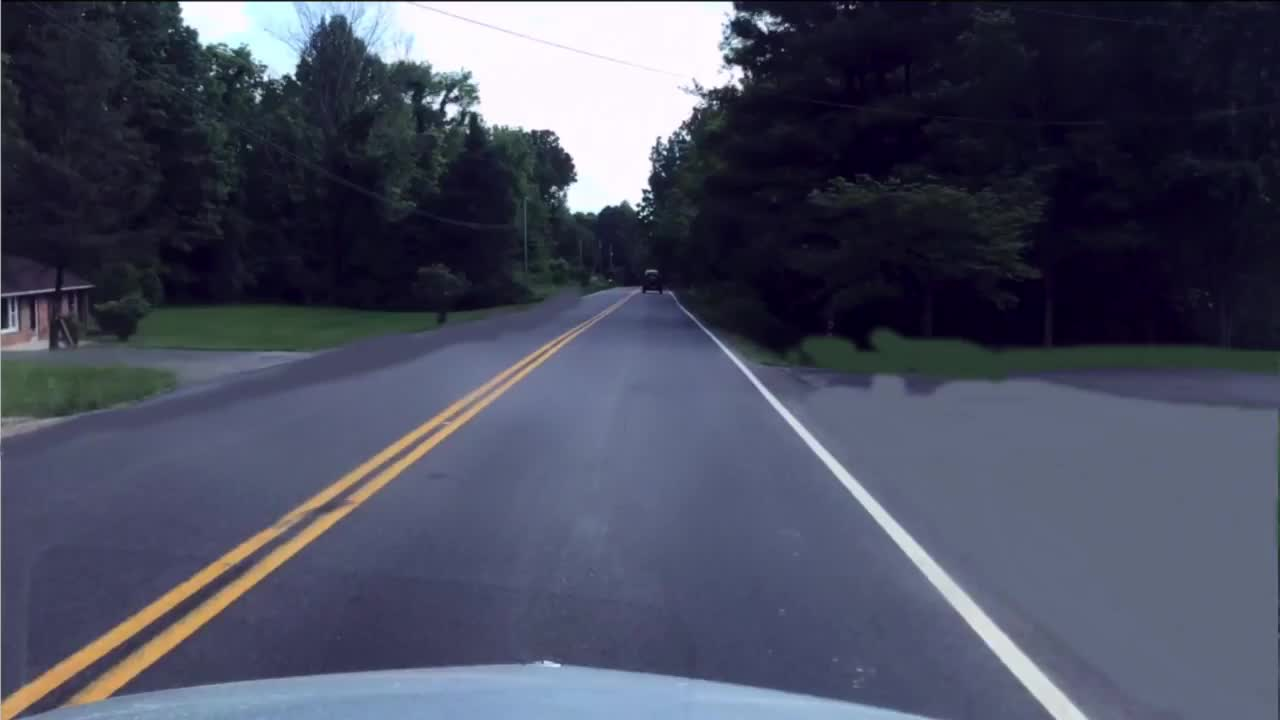
#> input picture Chapter 05. Image segmentation/images/car.png, 1280 x 720 px
$ jupyter execute '5.2 Contour-based techniques.ipynb'   (older library calls are emulated)
#> lines starting #> are read from the running program, lines starting #| are printed output that depends on the picture; after the words box and inside, x2 and y2 are one past the last pixel; in counts of white or black regions, pixels touching at a corner belong together
# 5.2 Contour-based techniques for image segmentation

In the previous chapter we had fun with region based techniques for image segmentation, where the resulting segments cover the entire image. In this want we are going to experience **contour-based techniques**, whose are based on detecting specific contours in the image (e.g. circles). In this context, image contours are defined as edge pixels that enclose a region.

Contour-based techniques could be roughly classified into:
- **Local tecniques.**
   - LoG + zero crossing.
   - Edge following (Canny operator).
- **Global techniques.**
   - Hough transform.

This notebook will cover the **Hough transform** (section 5.2.1), a contour-based technique that can be used for detecting regions with an arbitrary shape in images.

## Problem context - Self-driving car

A prestigious company located at PTA (The Andalusia Technology Park) is organizing a [hackathon](https://en.wikipedia.org/wiki/Hackathon) for this year in order to motivate college students to make further progress in the autonomous cars field. Computer vision students in UMA decided to take part in it, but the organizers have posed an initial basic task to guarantee that participants have expertise in image processing techniques.

This way, the company sent to students a task for **implementing a basic detector road lane lines using OpenCV in python**. We are lucky! These are two tools that we know well ;).

Detecting lines in a lane is a fundamental task for autonomous vehicles while driving on the road. It is the building block to other path planning and control actions like breaking and steering.

So here we are! We are going to detect road lane lines using Hough transform in OpenCV.$\\[5pt]$

$\\[10pt]$

[cell 1]
import numpy as np
import cv2
import math
import matplotlib.pyplot as plt
import matplotlib
import scipy.stats as stats

matplotlib.rcParams['figure.figsize'] = (10.0, 10.0)
images_path = './images/'

## 5.2.1 Hough transform

The **Hough Transform** if a technique for the detection of arbitrary shapes in an image. For that, such shapes must be expressed in an analytical form (**classic Hough**), e.g. lines, circles, ellipses, etc., or in a numerical form (**generalized Hough**) where the shape is given by a table. Since our goal is to detect lines, we will focus here on analytically expressed shapes.

Specifically, a line can be represented analytically as:

$$y = mx + n$$

or in its parametric form, as:

$$\rho = x \cos \theta + y \sin \theta$$

where $\rho$ is the perpendicular distance from the origin $(0,0)$ to the line, and $\theta$ is the angle formed by this perpendicular line and horizontal axis measured in counter-clockwise. Thereby, we are going to represent lines using the pair of parameters $(\rho, \theta)$.

$\\[5pt]$

The Hough transform works by a voting procedure, which is carried out in a parameter space ($\rho,\theta$ in our case). It works as follows:

1. **Build an accumulator matrix**, where rows index the possible values of $\rho$, and columns those for $\theta$. *For example, if the possible values for $\rho$ are $0, 1, 2, \ldots d$ (where $d$ is the max distance e.g. diagonal size of the image) and those for $\theta$ are $0, 1, 2 \ldots 179$, the matrix shape would be $(d,180)$.*
2. **Binarize the input image** to obtain pixels that are candidates to belong to the shape contours (e.g. by applying an edge detector).
3. For each candidate (white pixel):
   1. **Evaluate**: Since the point coordinates $(x,y)$ are known, place them in the line parametric form and iterate over the possible values of $\theta$ to obtain the values for $\rho$. In the previous example $\rho_i = x \cos \theta_i + y \sin \theta_i, \forall i\in[0,180]$
   2. **Vote**: For every obtained pair $(\rho_i, \theta_i)$ increment by one the value of its associated cell in the accumulator.
4. Finally, **obtain the shape candidates** by setting a threshold to control how many votes needs a pair $(\rho, \theta)$  to be considered a line, and by applying local maxima in the accumulator space. $\\[10pt]$

$\\[2pt]$
<center><i>Left, image space. Right, parameter space illustrating the evoluation of the votes. Note that in this example $\theta$ have only 8 possible values.</i></center>

The idea behind this algorithm is that when a pixel in the image space votes for all the lines that go through it in the parameter space, when a second pixel belonging to the same line votes, then the line connecting both pixels would have two votes.

#### <font color="orange">OpenCV pill</font>

OpenCV implements the method [`cv2.HoughLines()`](https://docs.opencv.org/4.2.0/dd/d1a/group__imgproc__feature.html#ga46b4e588934f6c8dfd509cc6e0e4545a) for detecting lines using the Hough transform. However, prior to its usage, and as commented in the `step 1.` of the algorithm, it is needed a binary image. For that we are going to resort to our old friend the Canny algorithm, so the detected edges will be the white pixes in the binary image.

As we now, noisy images seriously hamper the performance of computer vision techniques, and since [cv2.Canny](https://docs.opencv.org/4.2.0/dd/d1a/group__imgproc__feature.html#ga04723e007ed888ddf11d9ba04e2232de) does not include blurring, we provide here a method called `gaussian_smoothing()` to assist you.

[cell 2]
def gaussian_smoothing(image, sigma, w_kernel):
    """ Blur and normalize input image.

        Args:
            image: Input image to be binarized
            sigma: Standard deviation of the Gaussian distribution
            w_kernel: Kernel aperture size

        Returns:
            binarized: Blurred image
    """

    # Define 1D kernel
    s=sigma
    w=w_kernel
    kernel_1D = [np.exp(-z*z/(2*s*s))/np.sqrt(2*np.pi*s*s) for z in range(-w,w+1)]

    # Apply distributive property of convolution
    kernel_2D = np.outer(kernel_1D,kernel_1D)

    # Blur image
    smoothed_img = cv2.filter2D(image,cv2.CV_8U,kernel_2D)

    # Normalize to [0 254] values
    smoothed_norm = np.array(image.shape)
    smoothed_norm = cv2.normalize(smoothed_img,None, 0, 255, cv2.NORM_MINMAX)

    return smoothed_norm

### **<span style="color:green"><b><i>ASSIGNMENT 1: Detecting lines with Hough</i></b></span>**

**Your first task is** to apply [`cv2.HoughLines()`](https://docs.opencv.org/4.2.0/dd/d1a/group__imgproc__feature.html#ga46b4e588934f6c8dfd509cc6e0e4545a) to the image `car.png`, a test image taken from the frontal camera of a car. Draw the resultant lines using [`cv2.line()`](https://docs.opencv.org/4.2.0/d6/d6e/group__imgproc__draw.html#ga7078a9fae8c7e7d13d24dac2520ae4a2).

The main inputs of `cv2.HoughLines()` are:

- image: binary input image
- rho: distance resolution of the accumulator in pixels (usually 1, it may be bigger for high resolution images)
- theta: angle resolution of the accumulator in radians. (usually $\frac{\pi}{180}$)$\\[2pt]$
- threshold: only line candidates having a number of votes $>$ threshold are returned.

And it returns:
- a  $( n\_lines x 2 )$ array containing, in each row, the parameters of each detected line.

*Note that, for drawing the lines, you have to [transform the resultant lines](https://answers.opencv.org/question/21132/draw-the-lines-detected-by-cvhoughlines/) from the $(\rho, \theta)$ space to Cartesian coordinates.*

[cell 3]
# Assignment 1
# Read the image
image = cv2.imread(images_path + "car.png",-1)
#> image is the input picture: shape (720, 1280, 3); mean B, G, R 94.7, 76.1, 72.6

# Convert to RGB and get gray image
image = cv2.cvtColor(image, cv2.COLOR_BGR2RGB)
gray = cv2.cvtColor(image, cv2.COLOR_RGB2GRAY)
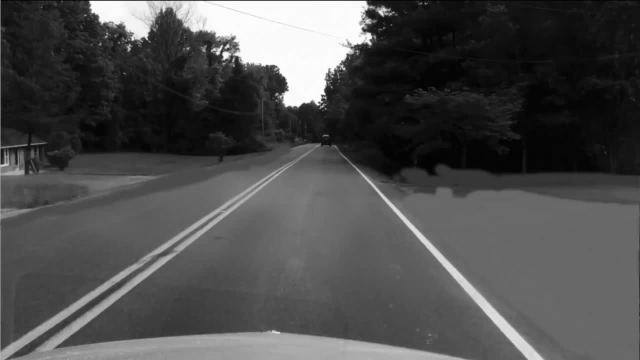
#> gray: shape (720, 1280) (shown at 1/2 size); min 1, max 255, mean 77.2

# Blur the gray image
gray = gaussian_smoothing(gray,2,5)

# Apply Canny algorithm
edges = cv2.Canny(gray,100,200,apertureSize = 3)
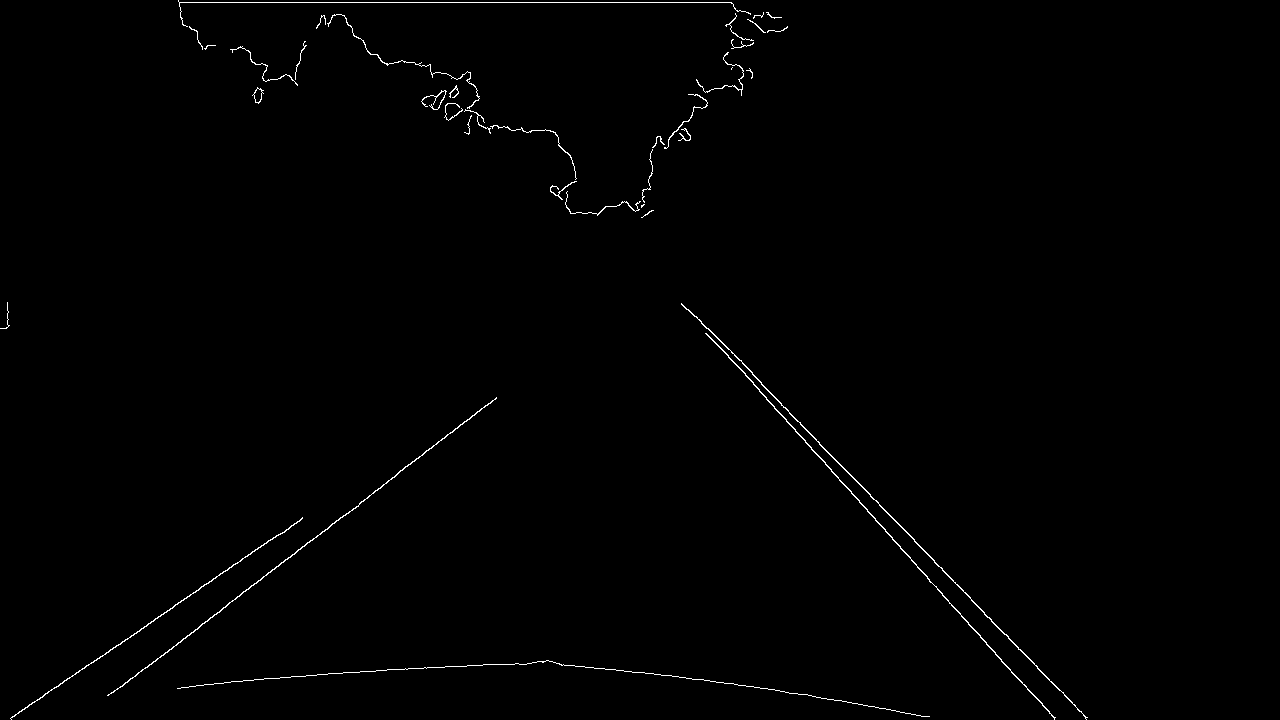
#> edges: shape (720, 1280); 0.64% white in thin lines or dots, all inside (x1, y1, x2, y2) = (0, 0, 1088, 720)

# Search for lines using Hough transform
lines = cv2.HoughLines(edges, rho=1, theta=np.pi / 180, threshold=150)
#> lines = [[2, 1.57], [-303, 2.41], [-282, 2.37], [-262, 2.36], [617, 0.908], [600, 0.977], [596, 0.96], [689, 1.52], [695, 1.5], [-264, 2.36]]

# For each line
for i in range(0, len(lines)):

    # Transform from polar coordinates to cartesian coordinates
    rho = lines[i][0][0]
    theta = lines[i][0][1]

    a = math.cos(theta)
    b = math.sin(theta)

    x0 = a * rho
    y0 = b * rho

    # Get two points in that line
    pt1 = (int(x0 + 2000*(-b)), int(y0 + 2000*(a)))
    pt2 = (int(x0 - 2000*(-b)), int(y0 - 2000*(a)))

    # Draw the line in the RGB image
    cv2.line(image, pt1, pt2, (255,0,0), 3, cv2.LINE_AA)
#> this loop made 10 passes
#> (rho, theta, a, b, x0, y0, pt1, pt2) on passes 1 to 6: (2, 1.57, -4.37e-08, 1, -8.74e-08, 2, (-2000, 1), (1999, 2)), (-303, 2.41, -0.743, 0.669, 225.2, -202.7, (-1113, -1689), (1563, 1283)), (-282, 2.37, -0.719, 0.695, 202.9, -195.9, (-1186, -1634), (1592, 1242)), (-262, 2.36, -0.707, 0.707, 185.3, -185.3, (-1228, -1599), (1599, 1228)), (617, 0.908, 0.616, 0.788, 379.9, 486.2, (-1196, 1717), (1955, -745)), (600, 0.977, 0.559, 0.829, 335.5, 497.4, (-1322, 1615), (1993, -620))
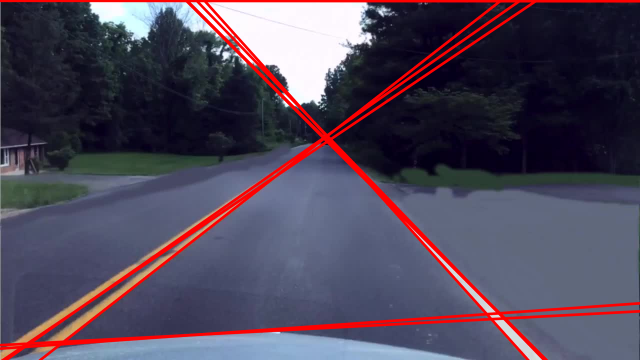
#> image: shape (720, 1280, 3) (shown at 1/2 size); mean R, G, B 80.5, 70.8, 88.7

# Show resultant image
plt.imshow(image)

### 5.1.2.1 Probabilistic Hough transform

For high-resolution images and large accumulator sizes the Hough transform may need long execution times. However, in applications like autonomous cars a fast execution is mandatory. For example, having a car moving at 100km/h covers $\sim28$ meters in a second. Imagine how much lines can change in that time!

#### <font color="orange">OpenCV pill</font>

OpenCV provides with the method [`cv2.HoughLinesP()`](https://docs.opencv.org/4.2.0/dd/d1a/group__imgproc__feature.html#ga8618180a5948286384e3b7ca02f6feeb) a more complex implementation of the Hough Line Transform, which is called **probabilistic Hough Transform**. This alternative doesn’t take all the points into account, but a random subset of them that are still enough for line detection. This also results in smaller thresholds when deciding if a line exists or not.

### **<span style="color:green"><b><i>ASSIGNMENT 2: Another option for detecting lines</i></b></span>**

Apply [`cv2.HoughLinesP()`](https://docs.opencv.org/4.2.0/dd/d1a/group__imgproc__feature.html#ga8618180a5948286384e3b7ca02f6feeb) to the image `car.png` and draw the detected lines.

This function returns:
- line segments $((x1,y1),(x2,y2))$ instead of the line equation parameters.

For that, two additional arguments are needed:
- minLineLength: line segments shorter than that are rejected.
- maxLineGap: maximum allowed gap between points on the same line to link them.

[cell 4]
# Assigment 2
# Read the image
image = cv2.imread(images_path + "car.png",-1)

# Convert to RGB and get gray image
image = cv2.cvtColor(image, cv2.COLOR_BGR2RGB)
gray = cv2.cvtColor(image, cv2.COLOR_RGB2GRAY)

# Blur the gray image
gray = gaussian_smoothing(gray,1,2)

# Apply Canny algorithm
edges = cv2.Canny(gray,100,200,apertureSize = 3)
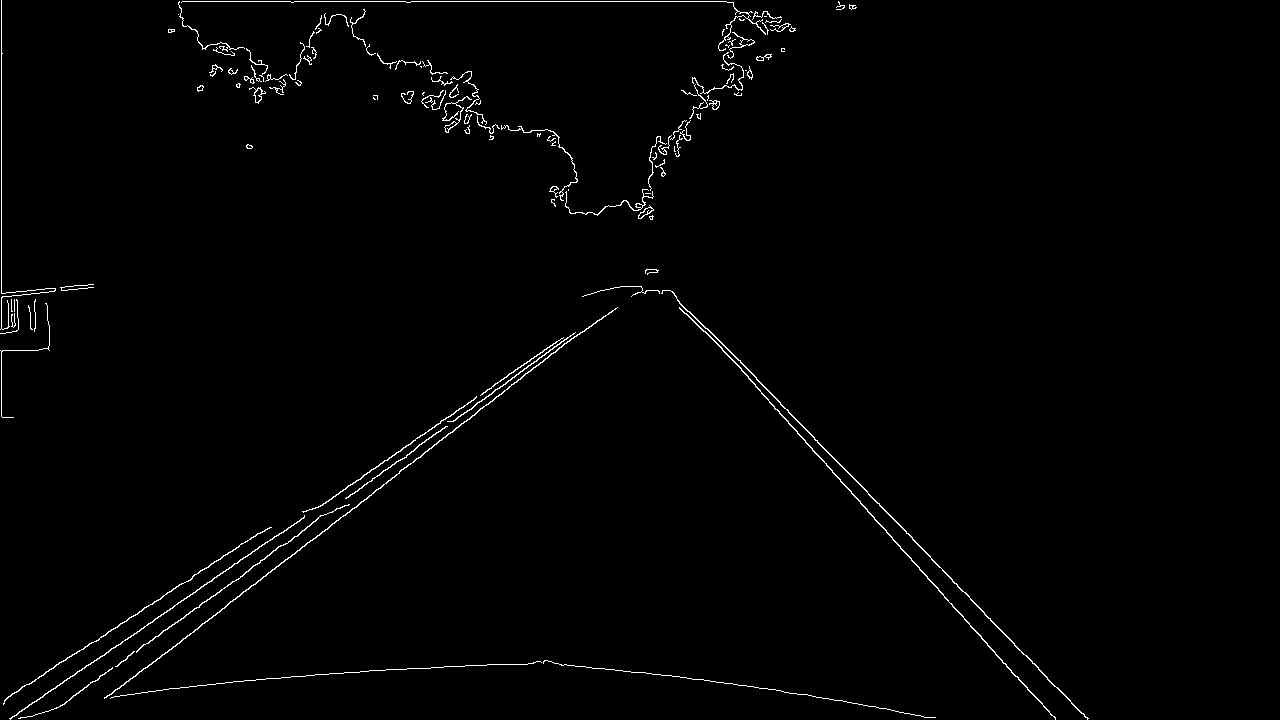
#> edges: shape (720, 1280); 1.2% white in thin lines or dots, all inside (x1, y1, x2, y2) = (0, 0, 1089, 720)

# Search for lines using probabilistic Hough transform
lines = cv2.HoughLinesP(edges,1,np.pi/180,100,minLineLength=200,maxLineGap=15)
#> lines = 13 rows, first 6: [179, 1, 726, 1], [705, 331, 1055, 719], [1, 333, 1, 0], [58, 707, 324, 514], [769, 391, 1054, 686], [290, 557, 571, 338]

# For each line
for line in lines:

    # Draw the line in RGB image
    x1,y1,x2,y2 = line[0]
    cv2.line(image,(x1,y1),(x2,y2),(255,0,0),2)
#> this loop made 13 passes

# Show resultant image
plt.imshow(image)

$ run again, with Chapter 05. Image segmentation/images/bottom-up_top-down-segmentation.png copied over Chapter 05. Image segmentation/images/car.png
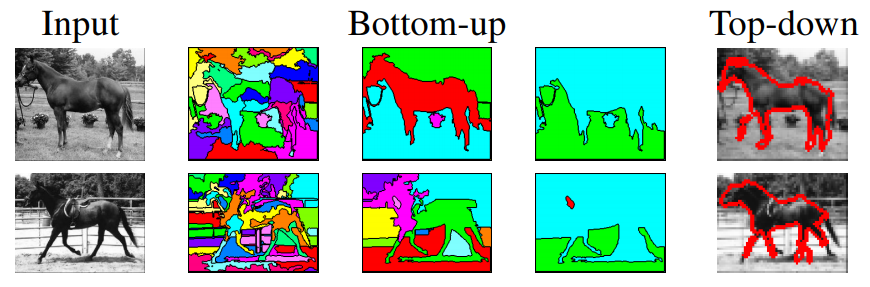
#> input picture Chapter 05. Image segmentation/images/bottom-up_top-down-segmentation.png, 870 x 287 px
#> image is the input picture: shape (287, 870, 4); mean B, G, R, A 174.8, 188.8, 161.9, 255
#> `edges = cv2.Canny(gray,100,200,apertureSize = 3)`:
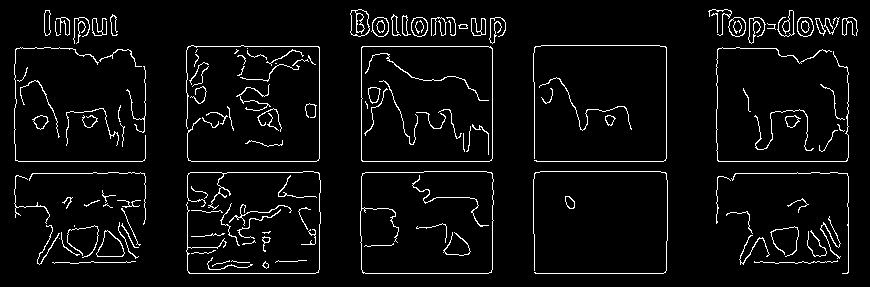
#> edges: shape (287, 870); 4.7% white in thin lines or dots, all inside (x1, y1, x2, y2) = (14, 9, 858, 274)
#> `lines = cv2.HoughLines(edges, rho=1, theta=np.pi / 180, threshold=150)`: lines = [[161, 1.57], [273, 1.57], [46, 1.57], [172, 1.57], [492, 0], [361, 0], [319, 0], [160, 1.59], [262, 1.57]]
#> the loop `for i in range(0, len(lines)):` made 9 passes
#> (rho, theta, a, b, x0, y0, pt1, pt2) on passes 1 to 6: (161, 1.57, -4.37e-08, 1, -7.04e-06, 161, (-2000, 160), (1999, 161)), (273, 1.57, -4.37e-08, 1, -1.19e-05, 273, (-2000, 272), (1999, 273)), (46, 1.57, -4.37e-08, 1, -2.01e-06, 46, (-2000, 45), (1999, 46)), (172, 1.57, -4.37e-08, 1, -7.52e-06, 172, (-2000, 171), (1999, 172)), (492, 0, 1, 0, 492, 0, (492, 2000), (492, -2000)), (361, 0, 1, 0, 361, 0, (361, 2000), (361, -2000))
#> `lines = cv2.HoughLinesP(edges,1,np.pi/180,100,minLineLength=200,maxLin..`: lines = [[492, 270, 492, 43], [666, 270, 666, 47], [187, 270, 187, 47], [534, 272, 534, 47], [361, 270, 361, 10], [145, 272, 145, 48], [319, 270, 319, 48], [717, 239, 717, 32]]
#> the loop `for line in lines:` made 8 passes
#> after the loop `for line in lines:`:
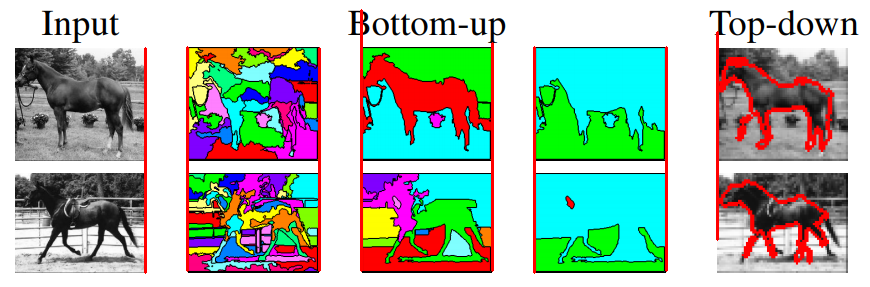
#> image: shape (287, 870, 3); mean R, G, B 163.6, 184.8, 170.9

$ run again, with Chapter 05. Image segmentation/images/color.png copied over Chapter 05. Image segmentation/images/car.png
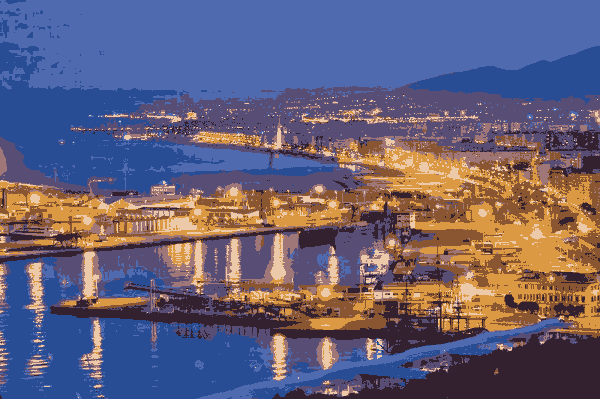
#> input picture Chapter 05. Image segmentation/images/color.png, 600 x 399 px
#> image is the input picture: shape (399, 600, 3); mean B, G, R 119.8, 95.6, 102.1
#> `edges = cv2.Canny(gray,100,200,apertureSize = 3)`:
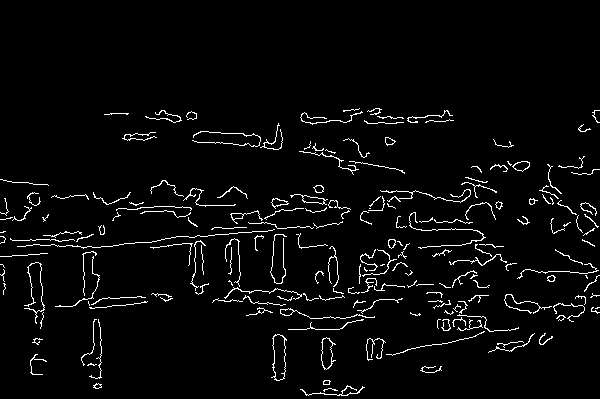
#> edges: shape (399, 600); 3.6% white in thin lines or dots, all inside (x1, y1, x2, y2) = (0, 108, 600, 396)
#> `lines = cv2.HoughLines(edges, rho=1, theta=np.pi / 180, threshold=150)`: lines = [[256, 1.47]]
#> the loop `for i in range(0, len(lines)):` made 1 pass
#> (rho, theta, a, b, x0, y0, pt1, pt2) on pass 1: (256, 1.47, 0.105, 0.995, 26.76, 254.6, (-1962, 463), (2015, 45))
#> `lines = cv2.HoughLinesP(edges,1,np.pi/180,100,minLineLength=200,maxLin..`: lines = [[74, 255, 415, 219], [204, 298, 452, 298], [112, 246, 360, 220], [29, 235, 229, 211], [356, 201, 589, 184], [189, 137, 413, 157], [226, 306, 529, 269], [193, 140, 412, 159]]
#> the loop `for line in lines:` made 8 passes
#> after the loop `for line in lines:`:
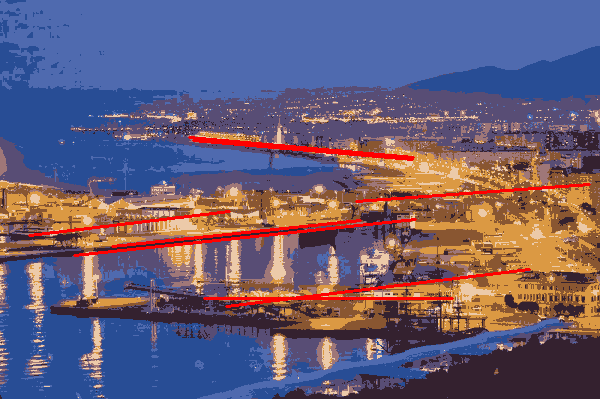
#> image: shape (399, 600, 3); mean R, G, B 104.6, 92.9, 117.7
